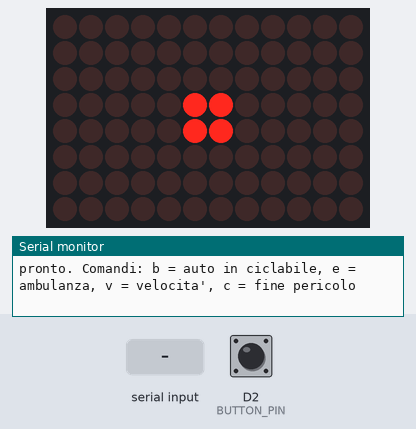
Bench run of a sketch on a simulated Arduino Uno R4 WiFi. Parts: 12×8 LED matrix, the last lines printed to the serial monitor. The test bench sets the inputs (shaded band); at power-on: D2 (BUTTON_PIN) HIGH. WiFi joins after 1.5 s; servers stay silent unless stated.

Above: at 4.6 s.
4.7 s: D2 (BUTTON_PIN) pulled LOW for 0.15 s
At 5.1 s:
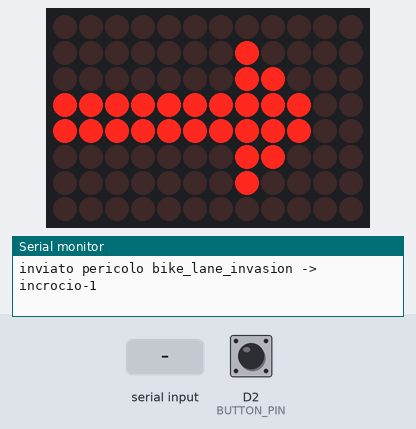
7.2 s: "c" received over Serial
8.7 s: "emergency" received over Serial
10.2 s: "v" received over Serial
At 11.8 s:
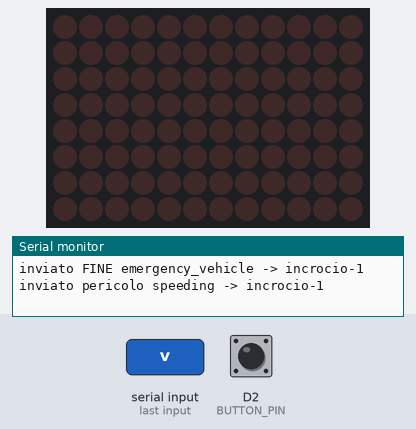
Timing chart, 0 to 12.7 s (numbered marks = the images above; inputs shaded):
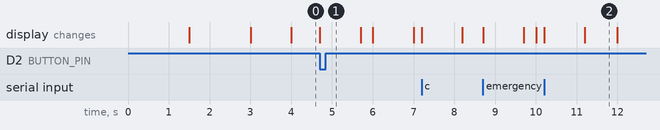

Measured:
- after the input at 4.7 s, the display: changes at once (image 1)
- what the display in image 2 shows lasts 0.8 s, from 11.2 s to 12.0 s

The sketch:

uno_r4_incrocio.ino
```cpp
/*
  Smart Crossing - Arduino UNO R4 WiFi che fa da SECONDO INCROCIO ("incrocio-2") per la demo.

  Parla con la UNO Q in peer-to-peer (protocollo SC-P2P v1, UDP porta 47999) SENZA server:
  - RICEVE i pericoli che la UNO Q manda agli incroci vicini e li mostra sulla matrice LED:
      triangolo con "!" = pericolo, croce = mezzo di emergenza.
      Lampeggio veloce se il pericolo e' indirizzato a questo incrocio, lento se e' generico.
  - MANDA alla UNO Q un pericolo "visto" da questo incrocio (la UNO Q accende il LED 2):
      tasto tra D2 e GND, oppure dal Monitor seriale (115200):
        b = auto in ciclabile, e = ambulanza, v = velocita' alta, c = fine dell'ultimo pericolo
  - Ogni 5 s manda un "heartbeat": la UNO Q vede incrocio-2 online (LED 4 acceso anche senza server).

  Prima di caricare: impostate WIFI_SSID, WIFI_PASS e l'IP della UNO Q (NODE_IP) qui sotto.
  Sulla UNO Q, in config.json: "p2p": {"enabled": true, "peers": ["<IP di questa R4>:47999"]}
  (l'IP della R4 viene stampato sul Monitor seriale all'avvio).

  Librerie: ArduinoJson (Benoit Blanchon, v7). WiFiS3 e Arduino_LED_Matrix sono gia' nel
  pacchetto "Arduino UNO R4 Boards".
*/
#include <WiFiS3.h>
#include <WiFiUdp.h>
#include <ArduinoJson.h>
#include "Arduino_LED_Matrix.h"

// ======================= configurazione =======================
#define WIFI_SSID "nome-rete"           // la stessa rete della UNO Q (2,4 GHz)
#define WIFI_PASS "password"
IPAddress NODE_IP(192, 168, 23, 174);   // IP della UNO Q (sulla board: hostname -I)
#define MY_ID "incrocio-2"
#define TARGET_ID "incrocio-1"          // a chi mandiamo i pericoli (la UNO Q)
#define P2P_PORT 47999
#define BUTTON_PIN 2                    // tasto (o un filo) tra D2 e GND
#define HEARTBEAT_MS 5000
#define VALIDITY_MS 30000               // durata dei pericoli che mandiamo

// ======================= immagini per la matrice 8x12 =======================
uint8_t PERICOLO[8][12] = {
  {0,0,0,0,0,1,1,0,0,0,0,0},
  {0,0,0,0,1,0,0,1,0,0,0,0},
  {0,0,0,1,0,1,1,0,1,0,0,0},
  {0,0,1,0,0,1,1,0,0,1,0,0},
  {0,1,0,0,0,1,1,0,0,0,1,0},
  {1,0,0,0,0,0,0,0,0,0,0,1},
  {1,0,0,0,0,1,1,0,0,0,0,1},
  {1,1,1,1,1,1,1,1,1,1,1,1}};
uint8_t EMERGENZA[8][12] = {
  {0,0,0,0,1,1,1,1,0,0,0,0},
  {0,0,0,0,1,1,1,1,0,0,0,0},
  {1,1,1,1,1,1,1,1,1,1,1,1},
  {1,1,1,1,1,1,1,1,1,1,1,1},
  {1,1,1,1,1,1,1,1,1,1,1,1},
  {1,1,1,1,1,1,1,1,1,1,1,1},
  {0,0,0,0,1,1,1,1,0,0,0,0},
  {0,0,0,0,1,1,1,1,0,0,0,0}};
uint8_t INVIATO[8][12] = {
  {0,0,0,0,0,0,0,0,0,0,0,0},
  {0,0,0,0,0,0,0,1,0,0,0,0},
  {0,0,0,0,0,0,0,1,1,0,0,0},
  {1,1,1,1,1,1,1,1,1,1,0,0},
  {1,1,1,1,1,1,1,1,1,1,0,0},
  {0,0,0,0,0,0,0,1,1,0,0,0},
  {0,0,0,0,0,0,0,1,0,0,0,0},
  {0,0,0,0,0,0,0,0,0,0,0,0}};
uint8_t PUNTO[8][12] = {
  {0,0,0,0,0,0,0,0,0,0,0,0},
  {0,0,0,0,0,0,0,0,0,0,0,0},
  {0,0,0,0,0,0,0,0,0,0,0,0},
  {0,0,0,0,0,1,1,0,0,0,0,0},
  {0,0,0,0,0,1,1,0,0,0,0,0},
  {0,0,0,0,0,0,0,0,0,0,0,0},
  {0,0,0,0,0,0,0,0,0,0,0,0},
  {0,0,0,0,0,0,0,0,0,0,0,0}};
uint8_t VUOTO[8][12] = {{0}};

// ======================= stato =======================
WiFiUDP Udp;
ArduinoLEDMatrix matrix;
char rxBuf[300];
unsigned long lastHeartbeat = 0, alertUntil = 0, sentUntil = 0, lastBlink = 0, lastButton = 0;
bool alertEmergency = false, alertForMe = false, blinkOn = false, buttonWasDown = false;
char alertId[48] = "";
char lastSentId[48] = "";
char lastSentKind[32] = "";
unsigned long seq = 0;

// ======================= invio =======================
void sendJson(JsonDocument &doc) {
  char out[256];
  size_t n = serializeJson(doc, out, sizeof(out));
  if (n == 0 || n > 240) {
    Serial.println("# messaggio troppo lungo, non inviato");
    return;
  }
  Udp.beginPacket(NODE_IP, P2P_PORT);
  Udp.write((const uint8_t *)out, n);
  Udp.endPacket();
}

void sendHeartbeat() {
  JsonDocument doc;
  doc["v"] = 1;
  doc["t"] = "hb";
  doc["n"] = MY_ID;
  doc["ts"] = millis();
  doc["h"] = 0;
  sendJson(doc);
}

// I tempi sono in millis(): la UNO Q si accorge che l'orologio e' diverso e li riporta sul suo,
// tenendo la durata del pericolo (VALIDITY_MS).
void sendHazard(const char *kind, const char *category, int severity, int cause, const char *target, bool cancel) {
  JsonDocument doc;
  doc["v"] = 1;
  doc["t"] = "hz";
  if (cancel) {
    if (lastSentId[0] == 0) {
      Serial.println("# nessun pericolo da chiudere");
      return;
    }
    doc["id"] = lastSentId;
    kind = lastSentKind;
  } else {
    seq++;
    snprintf(lastSentId, sizeof(lastSentId), "%s-%lu", MY_ID, seq);
    strncpy(lastSentKind, kind, sizeof(lastSentKind) - 1);
    doc["id"] = lastSentId;
  }
  unsigned long now = millis();
  doc["n"] = MY_ID;
  doc["a"] = cancel ? "c" : "n";
  doc["k"] = kind;
  doc["c"] = category;
  doc["s"] = severity;
  doc["cc"] = cause;
  doc["ts"] = now;
  doc["e"] = cancel ? now : now + VALIDITY_MS;
  doc["tw"] = "est";
  doc["nx"][0] = TARGET_ID;
  doc["tg"][0] = target;
  doc["h"] = 1;
  sendJson(doc);
  Serial.print(cancel ? "inviato FINE " : "inviato pericolo ");
  Serial.print(kind);
  Serial.print(" -> ");
  Serial.println(TARGET_ID);
  sentUntil = millis() + 1000;
}

// ======================= ricezione =======================
void handlePacket(int len) {
  int n = Udp.read(rxBuf, sizeof(rxBuf) - 1);
  if (n <= 0) return;
  rxBuf[n] = 0;
  JsonDocument doc;
  if (deserializeJson(doc, rxBuf, n)) return;  // non e' JSON: ignoro
  const char *t = doc["t"] | "";
  const char *from = doc["n"] | "?";
  if (strcmp(from, MY_ID) == 0) return;
  if (strcmp(t, "hb") == 0) {
    Serial.print("heartbeat da ");
    Serial.println(from);
    return;
  }
  if (strcmp(t, "hz") != 0) return;

  const char *id = doc["id"] | "";
  const char *azione = doc["a"] | "n";
  const char *kind = doc["k"] | "?";
  const char *cat = doc["c"] | "";
  bool forMe = true;  // senza "nx" il pericolo e' per tutti i vicini
  if (doc["nx"].is<JsonArray>() && doc["nx"].size() > 0) {
    forMe = false;
    for (JsonVariant v : doc["nx"].as<JsonArray>()) {
      if (strcmp(v | "", MY_ID) == 0) forMe = true;
    }
  }
  Serial.print("pericolo da ");
  Serial.print(from);
  Serial.print(": ");
  Serial.print(kind);
  Serial.print(" azione=");
  Serial.print(azione);
  Serial.println(forMe ? " (per questo incrocio)" : " (per un altro incrocio)");

  if (strcmp(azione, "c") == 0) {
    if (strcmp(id, alertId) == 0) alertUntil = 0;  // la UNO Q dice che e' finito
    return;
  }
  long durata = (long)((doc["e"] | 0.0) - (doc["ts"] | 0.0));
  if (durata <= 0 || durata > 120000) durata = VALIDITY_MS;
  alertUntil = millis() + durata;
  alertEmergency = strcmp(cat, "emergency") == 0;
  alertForMe = forMe;
  strncpy(alertId, id, sizeof(alertId) - 1);
}

// ======================= matrice =======================
void updateMatrix() {
  unsigned long now = millis();
  if ((long)(sentUntil - now) > 0) {
    matrix.renderBitmap(INVIATO, 8, 12);
    return;
  }
  if ((long)(alertUntil - now) > 0) {
    unsigned long periodo = alertForMe ? 150 : 500;
    if (now - lastBlink >= periodo) {
      lastBlink = now;
      blinkOn = !blinkOn;
    }
    if (blinkOn) {
      if (alertEmergency) matrix.renderBitmap(EMERGENZA, 8, 12);
      else matrix.renderBitmap(PERICOLO, 8, 12);
    } else {
      matrix.renderBitmap(VUOTO, 8, 12);
    }
    return;
  }
  // nessun pericolo: un punto che "respira" ogni secondo = incrocio acceso e in ascolto
  if ((now / 1000) % 2 == 0) matrix.renderBitmap(PUNTO, 8, 12);
  else matrix.renderBitmap(VUOTO, 8, 12);
}

// ======================= setup / loop =======================
void connectWifi() {
  Serial.print("collegamento a ");
  Serial.println(WIFI_SSID);
  while (WiFi.begin(WIFI_SSID, WIFI_PASS) != WL_CONNECTED) {
    Serial.println("  riprovo tra 3 s...");
    delay(3000);
  }
  while (WiFi.localIP() == IPAddress(0, 0, 0, 0)) delay(200);  // l'IP arriva poco dopo
  Serial.print("collegato. IP di questa R4: ");
  Serial.println(WiFi.localIP());
  Serial.println("-> sulla UNO Q mettete in config.json p2p.peers: [\"<questo IP>:47999\"]");
}

void setup() {
  Serial.begin(115200);
  delay(1500);
  matrix.begin();
  matrix.renderBitmap(PUNTO, 8, 12);
  pinMode(BUTTON_PIN, INPUT_PULLUP);
  if (WiFi.status() == WL_NO_MODULE) {
    Serial.println("modulo WiFi non trovato!");
    while (true) delay(1000);
  }
  connectWifi();
  Udp.begin(P2P_PORT);
  Serial.println("pronto. Comandi: b = auto in ciclabile, e = ambulanza, v = velocita', c = fine pericolo");
}

void loop() {
  if (WiFi.status() != WL_CONNECTED) connectWifi();

  int len = Udp.parsePacket();
  if (len > 0) handlePacket(len);

  if (millis() - lastHeartbeat >= HEARTBEAT_MS) {
    lastHeartbeat = millis();
    sendHeartbeat();
  }

  while (Serial.available()) {
    char c = Serial.read();
    if (c == 'b') sendHazard("bike_lane_invasion", "violation", 3, 99, "cyclist", false);
    else if (c == 'e') sendHazard("emergency_vehicle", "emergency", 3, 95, "person", false);
    else if (c == 'v') sendHazard("speeding", "violation", 2, 99, "person", false);
    else if (c == 'c') sendHazard("", "", 1, 0, "cyclist", true);
  }

  bool down = digitalRead(BUTTON_PIN) == LOW;  // tasto premuto = collegato a GND
  if (down && !buttonWasDown && millis() - lastButton > 300) {
    lastButton = millis();
    sendHazard("bike_lane_invasion", "violation", 3, 99, "cyclist", false);
  }
  buttonWasDown = down;

  updateMatrix();
}
```
